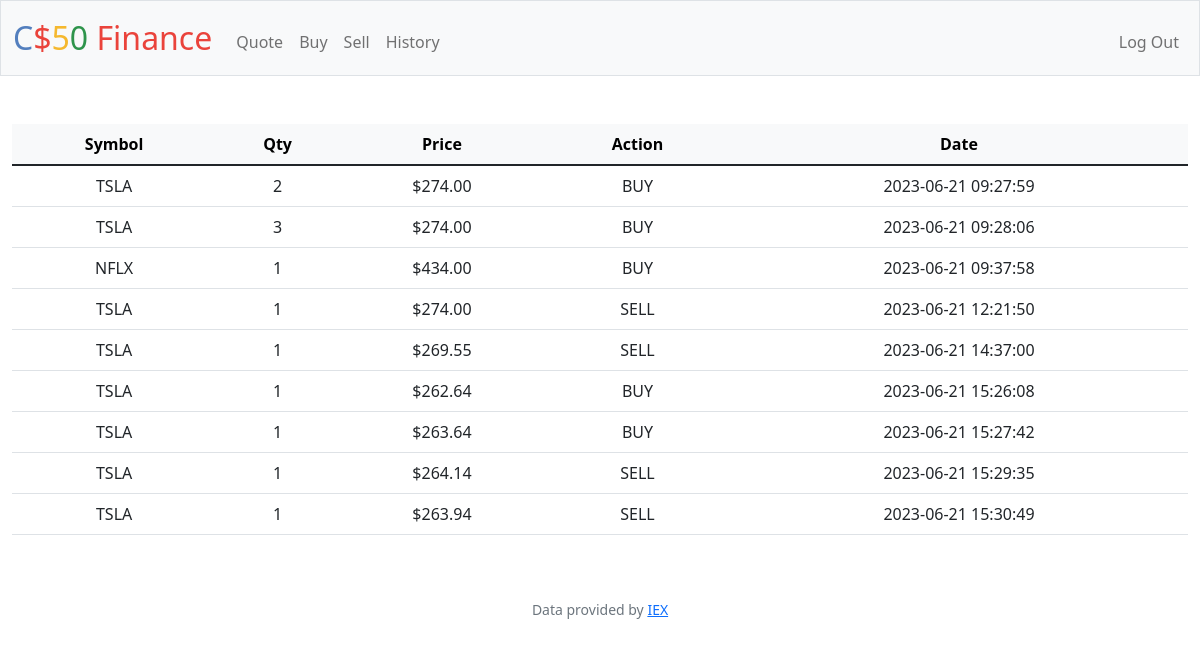
Screenshot of /history (signed in) with the database file from the repository.
### tables this page shows
CREATE TABLE 'track' ('id' INTEGER PRIMARY KEY AUTOINCREMENT NOT NULL, 'user' INTEGER NOT NULL, 'qty' INTEGER NOT NULL, 'price' NUMERIC NOT NULL, 'symbol' TEXT NOT NULL, 'time'  DATETIME NOT NULL DEFAULT CURRENT_TIMESTAMP  ,'action' TEXT);

### app.py (the view)
@app.route("/history")
@login_required
def history():
    record = db.execute("SELECT * FROM track WHERE user=:id", id=session["user_id"])
    print(record)
    return render_template("/history.html", data=record)

### app.py (called while the page is built)
@app.after_request
def after_request(response):
    response.headers["Cache-Control"] = "no-cache, no-store, must-revalidate"
    response.headers["Expires"] = 0
    response.headers["Pragma"] = "no-cache"
    return response

### helpers.py (called while the page is built)
def login_required(f):
    @wraps(f)
    def decorated_function(*args, **kwargs):
        if session.get("user_id") is None:
            return redirect("/login")
        return f(*args, **kwargs)
    return decorated_function

def usd(value):
    return f"${value:,.2f}"

### templates/history.html (shortened to what this page needs)
{% extends "layout.html" %}
{% block main %}
    <table class="table" style="width:100%">
        <thead class="table-light">
        <tr>
            <th>Symbol</th>
            <th>Qty</th>
            <th>Price</th>
            <th>Action</th>
            <th>Date</th>
        </tr>
        </thead>
        <tbody>
        {% for i in data %}
        <tr>
            <td>{{ i["symbol"] }}</td>
            <td>{{ i["qty"] }}</td>
            <td>{{ i["price"] | usd }}</td>
            <td>{{ i["action"] }}</td>
            <td>{{ i["time"] }}</td>
        </tr>
        {% endfor %}
        </tbody>
    </table>
{% endblock %}

### templates/layout.html (shortened to what this page needs)
<!DOCTYPE html>
<html lang="en">
    <head>
        <link href="https://cdn.jsdelivr.net/npm/bootstrap@5.1.3/dist/css/bootstrap.min.css" rel="stylesheet">
        <link href="/static/styles.css" rel="stylesheet">
    </head>
    <body>
        <nav class="bg-light border navbar navbar-expand-md navbar-light">
            <div class="container-fluid">
                <a class="navbar-brand" href="/"><span class="blue">C</span><span class="red">$</span><span class="yellow">5</span><span class="green">0</span> <span class="red">Finance</span></a>
                <div class="collapse navbar-collapse" id="navbar">
                    {% if session["user_id"] %}
                        <ul class="navbar-nav me-auto mt-2">
                            <li class="nav-item"><a class="nav-link" href="/quote">Quote</a></li>
                            <li class="nav-item"><a class="nav-link" href="/buy">Buy</a></li>
                            <li class="nav-item"><a class="nav-link" href="/sell">Sell</a></li>
                            <li class="nav-item"><a class="nav-link" href="/history">History</a></li>
                        </ul>
                        <ul class="navbar-nav ms-auto mt-2">
                            <li class="nav-item"><a class="nav-link" href="/logout">Log Out</a></li>
                        </ul>
                    {% else %}
                        <ul class="navbar-nav ms-auto mt-2">
                            <li class="nav-item"><a class="nav-link" href="/register">Register</a></li>
                            <li class="nav-item"><a class="nav-link" href="/login">Log In</a></li>
                        </ul>
                    {% endif %}
                </div>
            </div>
        </nav>
        <main class="container-fluid py-5 text-center">
            {% block main %}{% endblock %}
        </main>
        <footer class="mb-5 small text-center text-muted">
            Data provided by <a href="https://iexcloud.io/">IEX</a>
        </footer>
    </body>
</html>

### static/styles.css (style rules this page uses)
nav .navbar-brand { font-size: xx-large; }
nav .navbar-brand .blue { color: #537fbe; }
nav .navbar-brand .red { color: #ea433b; }
nav .navbar-brand .yellow { color: #f5b82e; }
nav .navbar-brand .green { color: #2e944b; }

### rows the page displays
track: symbol "TSLA", qty "2", price "$274.00", action "BUY", time "2023-06-21 09:27:59"
track: symbol "TSLA", qty "3", price "$274.00", action "BUY", time "2023-06-21 09:28:06"
track: symbol "NFLX", qty "1", price "$434.00", action "BUY", time "2023-06-21 09:37:58"
track: symbol "TSLA", qty "1", price "$274.00", action "SELL", time "2023-06-21 12:21:50"
track: symbol "TSLA", qty "1", price "$269.55", action "SELL", time "2023-06-21 14:37:00"
track: symbol "TSLA", qty "1", price "$262.64", action "BUY", time "2023-06-21 15:26:08"
track: symbol "TSLA", qty "1", price "$263.64", action "BUY", time "2023-06-21 15:27:42"
track: symbol "TSLA", qty "1", price "$264.14", action "SELL", time "2023-06-21 15:29:35"
track: symbol "TSLA", qty "1", price "$263.94", action "SELL", time "2023-06-21 15:30:49"
